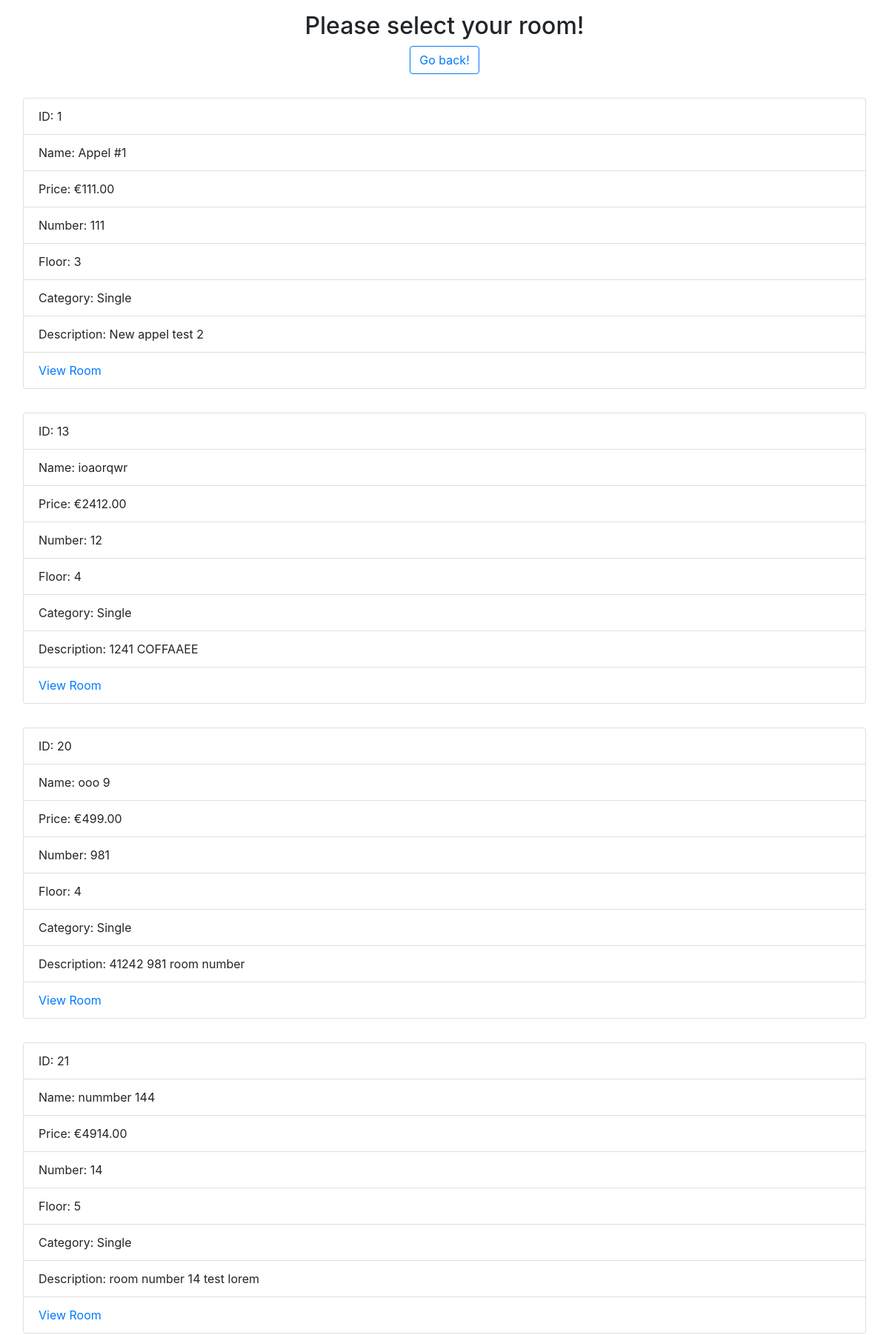
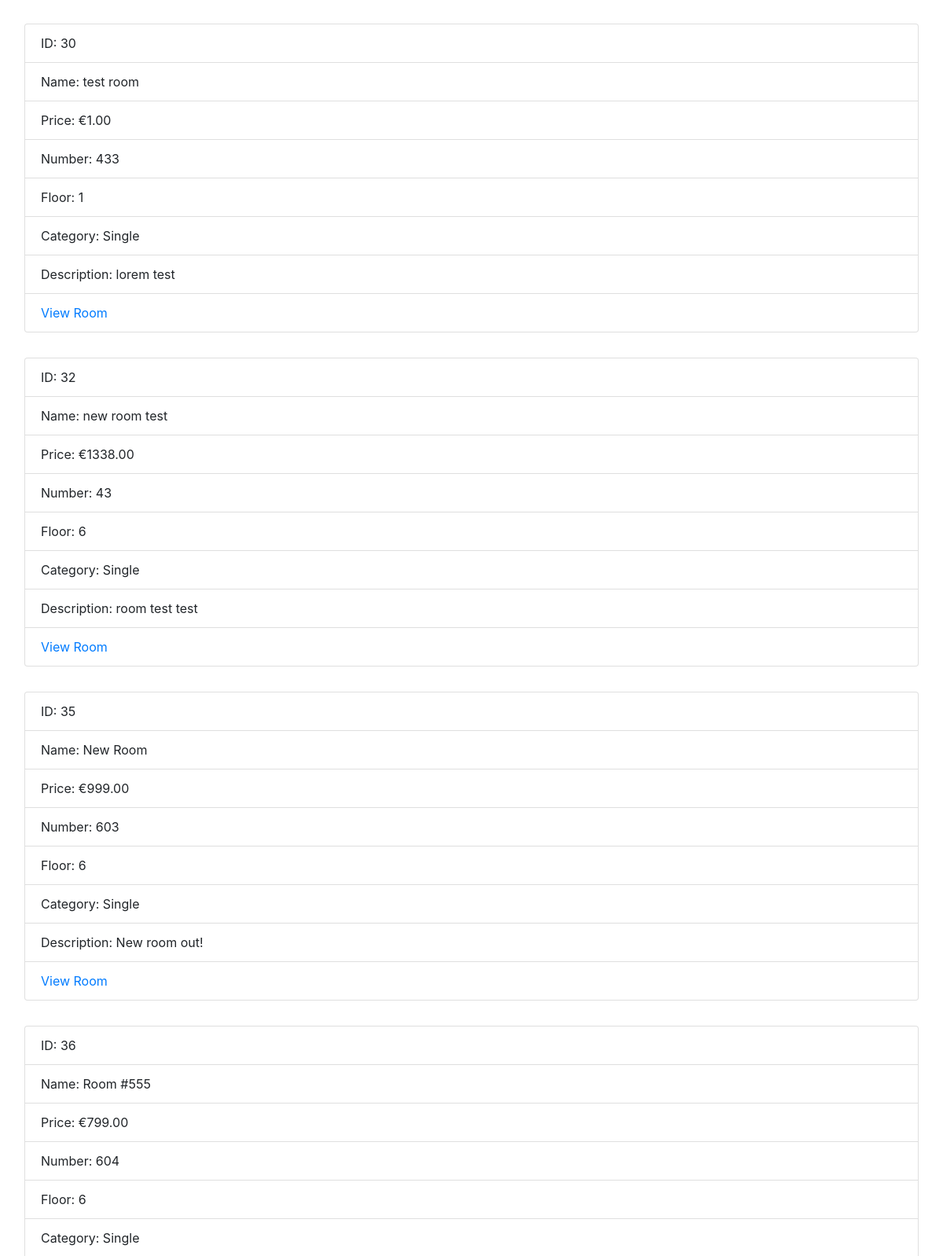
/category.php?categoryid=1 (upper part), run on the app's committed database (2 pictures, top to bottom).
### tables this page shows
CREATE TABLE `rooms` (
  `room_id` int(11) NOT NULL,
  `room_name` varchar(50) NOT NULL,
  `room_price` decimal(11,2) NOT NULL,
  `room_number` int(11) NOT NULL,
  `room_floor` int(11) NOT NULL,
  `category_id` int(11) NOT NULL,
  `room_description` varchar(255) NOT NULL
);

CREATE TABLE `categories` (
  `category_id` int(11) NOT NULL,
  `category_name` varchar(100) NOT NULL
);

### private/class.php (called while the page is built, shortened)
<?php
class Database
{
    protected $hostname;
    protected $username;
    protected $password;
    protected $dbname;
    private $charset = 'utf8mb4';
    public function __construct($host, $user, $pass, $db)
    {
        $this->hostname = $host;
        $this->username = $user;
        $this->password = $pass;
        $this->dbname = $db;
    }
    public function connect()
    {
        $dsn = "mysql:host=$this->hostname;dbname=$this->dbname;charset=$this->charset";
        $options = [
            PDO::ATTR_ERRMODE            => PDO::ERRMODE_EXCEPTION,
            PDO::ATTR_DEFAULT_FETCH_MODE => PDO::FETCH_ASSOC,
            PDO::ATTR_EMULATE_PREPARES   => false,
        ];
        try {
            $this->pdo = new PDO($dsn, $this->username, $this->password, $options);
        } catch (\PDOException $e) {
            throw new \PDOException($e->getMessage(), (int) $e->getCode());
        }
    }
}
$db = new Database('localhost','root','','hotelcalifornia');

### public/category.php (the view, shortened to what this page needs)
<?php
require '../private/class.php';
$stmt = $db->pdo->prepare("SELECT * FROM categories INNER JOIN rooms ON categories.category_id = rooms.category_id WHERE rooms.category_id = :category_id ORDER BY room_id");
$stmt->bindParam(':category_id', $_GET['categoryid']);
$stmt->execute();
$results = $stmt->fetchAll(PDO::FETCH_ASSOC);
?>
<!DOCTYPE html>
<html lang="en">
<head>
    <link rel="stylesheet" href="https://stackpath.bootstrapcdn.com/bootstrap/4.5.0/css/bootstrap.min.css">
</head>
<body>
<div class="container-fluid">
    <main class="text-center pt-3">
    <h2>Please select your room!</h2>
        <a class="btn btn-outline-primary" href="index.php">Go back!</a>
    </main>
    <div class="wrapper mt-3 mb-3">
    <?php foreach ($results as $room):?>
        <ul class="list-group p-3">
            <li class="list-group-item">ID: <?=$room['room_id']?></li>
            <li class="list-group-item">Name: <?=$room['room_name']?></li>
            <li class="list-group-item">Price: &euro;<?=$room['room_price']?></li>
            <li class="list-group-item">Number: <?=$room['room_number']?></li>
            <li class="list-group-item">Floor: <?=$room['room_floor']?></li>
            <li class="list-group-item">Category: <?=$room['category_name']?></li>
            <li class="list-group-item">Description: <?=$room['room_description']?></li>
            <li class="list-group-item"><a href="room.php?id=<?=$room['room_id']?>">View Room</a></li>
        </ul>
    <?php endforeach;?>
    </div>
</div>
</body>
</html>

### data on the page
rooms: room_id "1", room_name "Appel #1", room_price "111.00", room_number "111", room_floor "3", category.category_name "Single", room_description "New appel test 2"
rooms: room_id "13", room_name "ioaorqwr", room_price "2412.00", room_number "12", room_floor "4", category.category_name "Single", room_description "1241 COFFAAEE"
rooms: room_id "20", room_name "ooo 9", room_price "499.00", room_number "981", room_floor "4", category.category_name "Single", room_description "41242 981 room number"
rooms: room_id "21", room_name "nummber 144", room_price "4914.00", room_number "14", room_floor "5", category.category_name "Single", room_description "room number 14 test lorem"
rooms: room_id "30", room_name "test room", room_price "1.00", room_number "433", room_floor "1", category.category_name "Single", room_description "lorem test"
rooms: room_id "32", room_name "new room test", room_price "1338.00", room_number "43", room_floor "6", category.category_name "Single", room_description "room test test"
rooms: room_id "35", room_name "New Room", room_price "999.00", room_number "603", room_floor "6", category.category_name "Single", room_description "New room out!"
rooms: room_id "36", room_name "Room #555", room_price "799.00", room_number "604", room_floor "6", category.category_name "Single"
